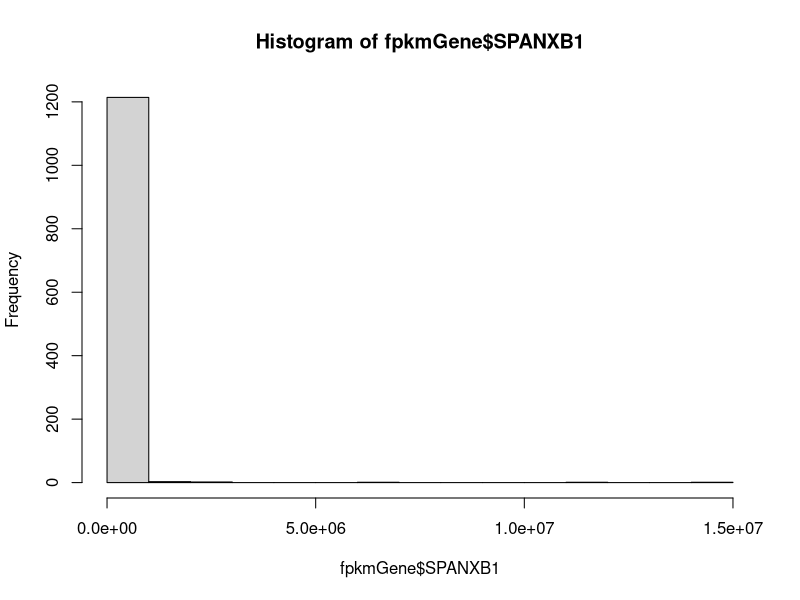
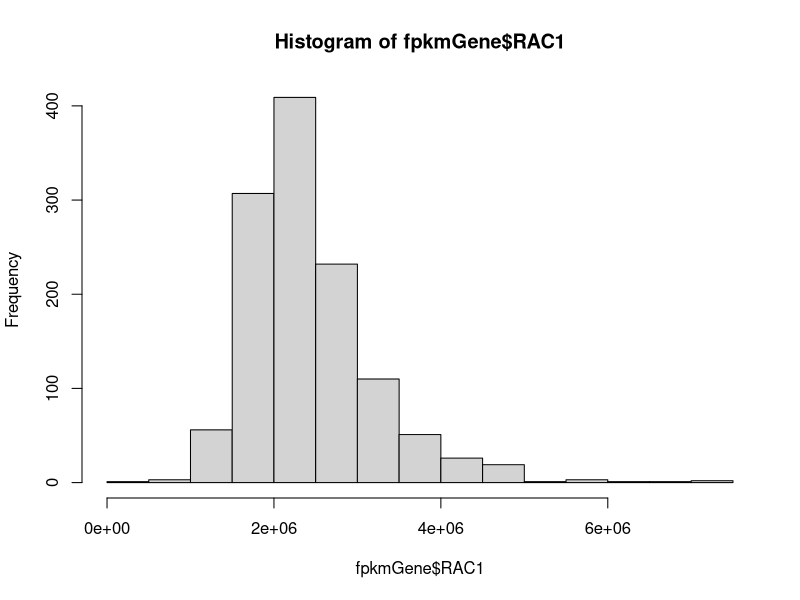
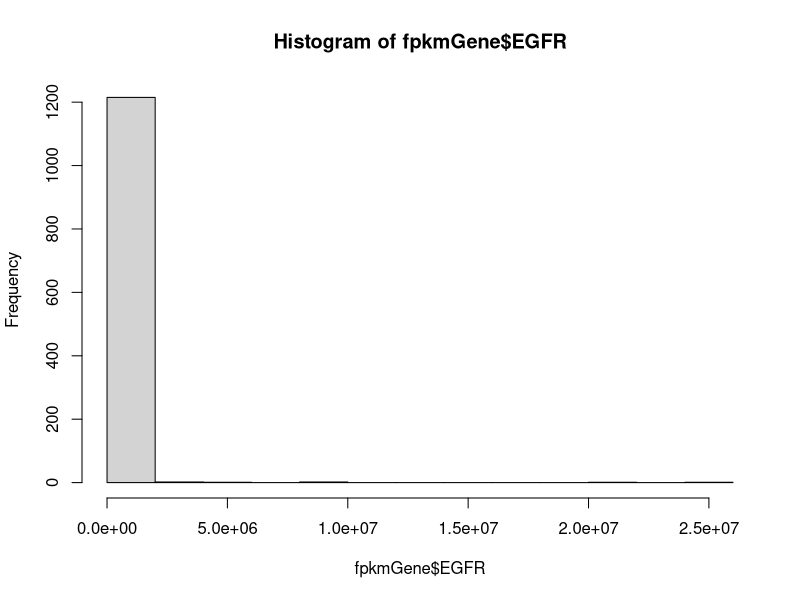
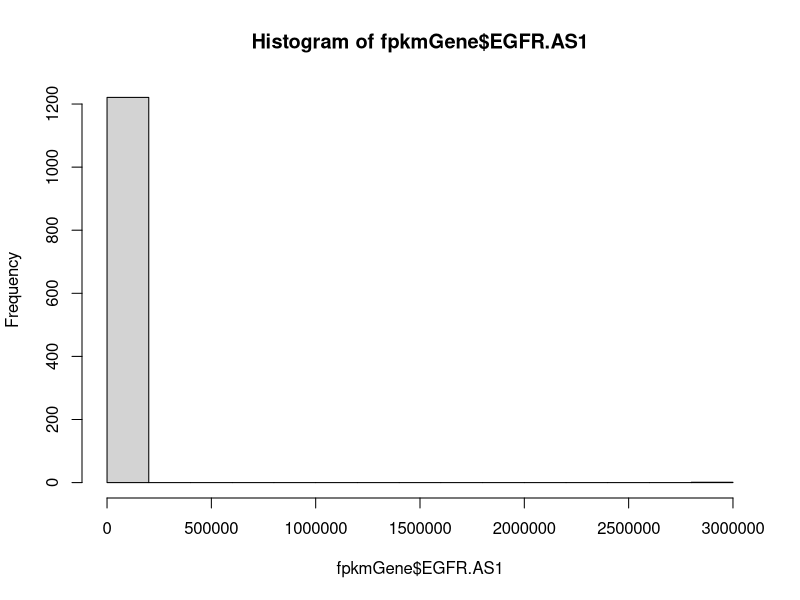

Write the R code that produced these figures, in order. (Note: this script raises an error after producing the figures.)
#### analyzing expression data from TCGA ####

# load packages
library(dplyr)
library(ggplot2)

# define exclusion subsetting
`%ni%` <- Negate(`%in%`) 

# read in saved data
fpkmGene <- read.table("targetGeneBca.csv")
# see all metadata
colnames(fpkmGene)
# view untransformed distribution
hist(fpkmGene$SPANXB1) # very left skewed
hist(fpkmGene$RAC1) # slightly left skewed
hist(fpkmGene$EGFR) # very left skewed
hist(fpkmGene$EGFR.AS1) # very left skewed
hist(fpkmGene$SH3GL2) # very left skewed
# save untransformed data
fpkmGeneNolog <- fpkmGene

# log transform gene expression data
fpkmGene[1:10] <- fpkmGene[1:10] + 1 # add one pseudo count to all counts to remove zeros
fpkmGene[1:10] <- log2(fpkmGene[1:10]) # apply log2 transformation

# add SH3GL2/SPANXB1 expression ratio
fpkmGene <- fpkmGene %>%
  mutate(SH3GL2_SPANXB1_ratio = SH3GL2 / SPANXB1)

## visualizing data distribution for variables of interest
# not variable or not reported: classification_of_tumor, last_known_disease_status, tumor_grade, progression_or_recurrence, disease_type
hist(fpkmGene$SPANXB1) # left skewed (many zeros)
hist(fpkmGene$RAC1) # fairly normal, slightly left skewed
hist(fpkmGene$EGFR) # normal
hist(fpkmGene$EGFR.AS1) # left skewed (many zeros)
hist(fpkmGene$SH3GL2) # left skewed (many zeros)
plot(fpkmGene$shortLetterCode) # same (abbreviations): plot(fpkmGene$definition)
table(fpkmGene$shortLetterCode) 
# 113 NT= normal tissue, 1102 TP= primary tumor, 7 TM= metastatic 
table(fpkmGene$tumor_stage) # same: table(fpkmGene$subtype_Converted.Stage)
table(fpkmGene$subtype_AJCC.Stage)
table(fpkmGene$vital_status) #table(fpkmGene$subtype_Vital.Status) has missing data
table(fpkmGene$morphology)
table(fpkmGene$subtype_Metastasis) # same: table(fpkmGene$subtype_Metastasis.Coded)

# triple negative indicators
table(fpkmGene$subtype_ER.Status)
table(fpkmGene$subtype_PR.Status)
table(fpkmGene$subtype_HER2.Final.Status)

## initial data subsets
# assess number of samples with SPANXB1 expression
SB1 <- fpkmGene %>%
  filter(SPANXB1 > 0) # 544 samples with SPANXB1 expression
meta <- fpkmGene %>%
  filter(shortLetterCode == "TM")
norm <- fpkmGene %>%
  filter(shortLetterCode == "NT")
tum <- fpkmGene %>%
  filter(shortLetterCode == "TP")

#### Q1 Compare spanxb1 expression between normal and BC patients ####
# all "normal" samples are paired with a Bca sample
normVcancer <- rbind(norm, tum)
# unpaired, all data
t.test(SPANXB1 ~ shortLetterCode, data = normVcancer) # p=2.2e-16
table(normVcancer$shortLetterCode) # 113 normal, 1102 tumor
ggplot(normVcancer, aes(shortLetterCode, SPANXB1)) + 
  geom_boxplot() +
  ylab("log2 SPANXB1 expression") +
  xlab("tissue type (unpaired)") +
  scale_x_discrete(labels=c("NT" = "normal", "TP" = "tumor")) +
  geom_boxplot() +
  theme_bw() + 
  theme(axis.text=element_text(size=16), axis.title = element_text(size=16))
#ggsave("figures/SPANXB1unpaired.jpg")
# paired
# create paired sample dataset
normVcancerPaired <- normVcancer %>%
  filter(bcr_patient_barcode %in%
           norm$bcr_patient_barcode)
# find patients with more than 1 tumor sample to pair
normVcancerPaired %>% 
  group_by(patient) %>%
  tally() %>%
  filter(n > 2)
# find patients with only 1 normal sample
normVcancerPaired %>%
  group_by(patient) %>%
  tally() %>%
  filter(n == 1)
# only one sample: TCGA-BH-A0BS 
filter(normVcancerPaired, patient == "TCGA-BH-A0BS")
grep("TCGA-BH-A0BS", normVcancerPaired$patient) # remove 67 (no tumor to pair) 
# three or four samples: TCGA-A7-A0DB, TCGA-A7-A0DC, TCGA-A7-A13E
filter(normVcancerPaired, patient == "TCGA-A7-A0DB")
grep("TCGA-A7-A0DB", normVcancerPaired$patient) # remove 182 and 216 (extra tumor)
filter(normVcancerPaired, patient == "TCGA-A7-A0DC")
grep("TCGA-A7-A0DC", normVcancerPaired$patient) # remove 145 (tumor missing metadata)
filter(normVcancerPaired, patient == "TCGA-A7-A13E")
grep("TCGA-A7-A13E", normVcancerPaired$patient) # remove 221 and 226 (extra tumor)
# remove extra samples
normVcancerPaired <- normVcancerPaired[-c(67, 182, 216, 145, 221, 226),]
# sort by barcode
normVcancerPaired <- normVcancerPaired[order(normVcancerPaired$patient),] 
# summarize sample counts
table(normVcancerPaired$shortLetterCode) # 112 NT, 112 TP
# perform t test (paired)
t.test(SPANXB1 ~ shortLetterCode, paired=TRUE, data = normVcancerPaired) # 4.177e-09
ggplot(normVcancerPaired, aes(shortLetterCode, SPANXB1)) + 
  ylab("log2 SPANXB1 expression") +
  xlab("tissue type (paired samples)") +
  scale_x_discrete(labels=c("NT" = "normal", "TP" = "tumor")) +
  geom_boxplot() +
  theme_bw() +
  theme(axis.text=element_text(size=16), axis.title = element_text(size=16))
#ggsave("figures/SPANXB1paired.jpg")

#### Q2 Compare spanxb1 expression between metastatic vs. non metastatic BC patients ####
# combine tumor and metastasis samples
tumVmetaAll <- rbind(tum, meta)
table(tumVmetaAll$shortLetterCode) # 7 TM 1102 TP
# perform t test (unpaired data)
t.test(SPANXB1 ~ definition, data = tumVmetaAll) # 0.7794
ggplot(tumVmetaAll, aes(definition, SPANXB1)) + 
  ylab("log2 SPANXB1 expression") +
  xlab("tissue type") +
  scale_x_discrete(labels=c("TM" = "metastatic", "TP" = "primary tumor")) +
  geom_boxplot() +
  theme_bw() +
  theme(axis.text=element_text(size=12), axis.title = element_text(size=12))
#ggsave("figures/SPANXB1unpairedMetastasis.jpg")
# remove TP for metastatic patients 
TPnoMeta <- tum %>%
  filter(bcr_patient_barcode %ni%
           meta$bcr_patient_barcode)
TPnoMeta <- rbind(TPnoMeta, meta)
# summarize sample counts
table(TPnoMeta$shortLetterCode) # TM 7, TP 1095
# perform t test (unpaired data, with TP from metastasis patients removed)
t.test(SPANXB1 ~ shortLetterCode, data = TPnoMeta) # p=0.7739
ggplot(TPnoMeta, aes(definition, SPANXB1)) + 
  ylab("log2 SPANXB1 expression") +
  xlab("tissue type") +
  scale_x_discrete(labels=c("TM" = "metastatic", "TP" = "primary tumor")) +
  geom_boxplot() +
  theme_bw() +
  theme(axis.text=element_text(size=12), axis.title = element_text(size=12))
#ggsave("figures/SPANXB1unpairedMetastasisFiltered.jpg")
# paired
# create paired metastatic/nonmetastatic sample dataset
tumMet <- tum %>%
  filter(bcr_patient_barcode %in%
           meta$bcr_patient_barcode)
tumVmetPaired <- rbind(tumMet, meta)
# summarize sample counts
table(tumVmetPaired$shortLetterCode) # 7 pairs
# sort for paired samples
tumVmetPaired <- tumVmetPaired[order(tumVmetPaired$patient)]
# perform t test
t.test(SPANXB1 ~ shortLetterCode, data = tumVmetPaired) # 0.4917
ggplot(tumVmetPaired, aes(shortLetterCode, SPANXB1)) + 
  ylab("log2 SPANXB1 expression") +
  xlab("tissue type (paired samples)") +
  scale_x_discrete(labels=c("TM" = "metastatic", "TP" = "tumor")) +
  geom_boxplot() +
  theme_bw() +
  theme(axis.text=element_text(size=12), axis.title = element_text(size=12))
#ggsave("figures/SPANXB1pairedMetastasis.jpg")

#### Q3 Compare spanxb1 expression with clinical stages of BC patients ####
table(fpkmGene$subtype_AJCC.Stage) # missing data are "[Not Available]"
table(fpkmGene$tumor_stage) # missing data are "not reported"
# compare AJCC stages
AJCC <- tum %>%
  filter(subtype_AJCC.Stage != "[Not Available]") %>%
  filter(subtype_AJCC.Stage != "Stage X")
table(AJCC$subtype_AJCC.Stage)
# perform ANOVA
summary(aov(SPANXB1 ~ subtype_AJCC.Stage, data = AJCC)) # 0.907
ggplot(AJCC, aes(subtype_AJCC.Stage, SPANXB1)) + 
  ylab("log2 SPANXB1 expression") +
  xlab(" AJCC stage") +
  scale_x_discrete(labels=c("Stage I" = "I", "Stage IA" = "IA", "Stage IB" = "IB", "Stage II" = "II", "Stage IIA" = "IIA", "Stage IIB" = "IIB", "Stage III" = "III", "Stage IIIA" = "IIIA", "Stage IIIB" = "IIIB", "Stage IIIC" = "IIIC", "Stage IV" = "IV")) +
  geom_boxplot() +
  theme_bw() 
#ggsave("figures/SPANXB1.AJCC.jpg")
# AJCC stages with zeros removed
AJCC_filt <- AJCC %>%
  filter(SPANXB1 > 0)
table(AJCC_filt$subtype_AJCC.Stage)
summary(aov(SPANXB1 ~ subtype_AJCC.Stage, data = AJCC_filt)) # 0.0346
ggplot(AJCC_filt, aes(subtype_AJCC.Stage, SPANXB1)) + 
  ylab("log2 SPANXB1 expression") +
  xlab("AJCC stage") +
  scale_x_discrete(labels=c("Stage I" = "I", "Stage IA" = "IA", "Stage IB" = "IB", "Stage II" = "II", "Stage IIA" = "IIA", "Stage IIB" = "IIB", "Stage III" = "III", "Stage IIIA" = "IIIA", "Stage IIIB" = "IIIB", "Stage IIIC" = "IIIC", "Stage IV" = "IV")) +
  geom_boxplot() +
  theme_bw() 
#ggsave("figures/SPANXB1.AJCC_filt.jpg")
# compare tumor stages
stage <- tum %>%
  filter(tumor_stage != "not reported") %>%
  filter(tumor_stage != "stage x")
table(stage$tumor_stage)
# perform ANOVA
summary(aov(SPANXB1 ~ tumor_stage, data = stage)) #p=0.514
ggplot(stage, aes(tumor_stage, SPANXB1)) + 
  ylab("log2 SPANXB1 expression") +
  xlab("tumor stage") +
  scale_x_discrete(labels=c("stage i" = "I", "stage ia" = "IA", "stage ib" = "IB", "stage ii" = "II", "stage iia" = "IIA", "stage iib" = "IIB", "stage iii" = "III", "stage iiia" = "IIIA", "stage iiib" = "IIIB", "stage iiic" = "IIIC", "stage iv" = "IV")) +
  geom_boxplot() +
  theme_bw() 
#ggsave("figures/SPANXB1.stage.jpg")

#### Q4 Compare spanxb1 expression between normal and ER/PR/HER2 negative (a.k.a.TNBC) patients ####
# extract triple negative from tumor samples
TNBCneg <- tum %>% 
  filter(subtype_ER.Status == "Negative" & subtype_PR.Status == "Negative" & subtype_HER2.Final.Status == "Negative") %>%
  mutate(triple = "TNBC")
# convert norm to include TNBC status
normT <- norm %>%
  mutate(triple = "normal")
# combine triple negative and normal
normTNBC <- rbind(normT, TNBCneg) # 118 TNBC, 113 normal
# perform t test 
t.test(SPANXB1 ~ triple, data=normTNBC) # 4.395e-07
ggplot(normTNBC, aes(triple, SPANXB1)) + 
  ylab("log2 SPANXB1 expression") +
  xlab("tissue type (unpaired)") +
  geom_boxplot() +
  theme_bw() +
  theme(axis.text=element_text(size=16), axis.title = element_text(size=16))
#ggsave("figures/SPANXB1TNBCnormal.jpg")

#### Q4.5 Compare spanxb1 expression between ER/PR/HER2 positive vs. ER/PR/HER2 negative (a.k.a.TNBC) patients ####
# extract triple negative from tumor samples
TNBCneg <- tum %>% 
  filter(subtype_ER.Status == "Negative" & subtype_PR.Status == "Negative" & subtype_HER2.Final.Status == "Negative") %>%
  mutate(triple = "negative")
# extract triple positive from tumor samples
TNBCpos <- tum %>% 
  filter(subtype_ER.Status == "Positive" & subtype_PR.Status == "Positive" & subtype_HER2.Final.Status == "Positive") %>%
  mutate(triple = "positive")
# combine triple negative and all positive
TNBCboth <- rbind(TNBCneg, TNBCpos) # 118 TNBC, 59 all positive
# perform t test 
t.test(SPANXB1 ~ triple, data=TNBCboth) # 0.06836
ggplot(TNBCboth, aes(triple, SPANXB1)) + 
  ylab("log2 SPANXB1 expression") +
  xlab("ER/PR/HER2 status") +
  geom_boxplot() +
  theme_bw() +
  theme(axis.text=element_text(size=12), axis.title = element_text(size=12))
#ggsave("figures/SPANXB1TNBC.jpg")

#### Q5 Compare spanxb1 expression between metastatic vs. non metastatic TNBC patients ####
table(TNBCneg$shortLetterCode) #no TNBC neg or pos are metastatic

#### Compare spanxb1 expression with survival outcome ####
tumVital <- tum %>%
  filter(vital_status != "NA")
table(tumVital$vital_status) # 100 alive, 18 dead 
# SPANXB1 and vital status
t.test(SPANXB1 ~ vital_status, data=tumVital) # 0.5902
ggplot(tumVital, aes(vital_status, SPANXB1)) + 
  ylab("log2 SPANXB1 expression") +
  xlab("vital status") +
  geom_boxplot() +
  theme_bw() +
  theme(axis.text=element_text(size=12), axis.title = element_text(size=12))
#ggsave("figures/SPANXB1.vital.jpg")

# read in curated survival data
surv_dat <- read.csv("brca_survival.csv")
# compare samples in each set
length(tum$patient) #1102
length(unique(tum$patient)) #1091
length(surv_dat$bcr_patient_barcode) #1097
length(unique(surv_dat$bcr_patient_barcode)) #1097
# filter out patients in tum that aren't in survival data
surv <- merge(tum, surv_dat, by.x="patient", by.y="bcr_patient_barcode") %>%
  filter(DFI.time.cr != "NA")
range(surv$DFI.time.cr)

# plot all SPANXB1 and DFI
ggplot(surv, aes(SPANXB1, DFI.time.cr)) +
  geom_point() +
  ylab("disease free interval (days)") +
  xlab("log2 SPANXB1 expression") +
  theme_bw() +
  theme(legend.position="none") + 
  geom_smooth(method = "lm", se = FALSE)
#ggsave("figures/SPANXB1.survival.jpg")
# model with DFI
surv.mod.D <- lm(SPANXB1 ~ DFI.time.cr, data=surv_ex)
summary(surv.mod.D) # p=0.1759, R2=0.003988, no relationship

# plot DFI by SPANXB1 only in expressed
surv_ex <- filter(surv, SPANXB1 > 0)
ggplot(surv_ex, aes(SPANXB1, DFI.time.cr)) +
  geom_point() +
  ylab("disease free interval (days)") +
  xlab("log2 SPANXB1 expression") +
  theme_bw() +
  theme(legend.position="none") + 
  geom_smooth(method = "lm", se = FALSE)
#ggsave("figures/SPANXB1.ex.survival.jpg")
# model with DFI
surv.mod.D.ex <- lm(SPANXB1 ~ DFI.time.cr, data=surv_ex)
summary(surv.mod.D.ex) # p=0.1759, R2=0.003988, no relationship

#### Q6 Compare spanxb1 expression with survival outcome of TNBC patients ####
table(TNBCneg$vital_status) # 100 alive, 18 dead 
# SPANXB1 and vital status
t.test(SPANXB1 ~ vital_status, data=TNBCneg) # 0.1257
ggplot(TNBCneg, aes(vital_status, SPANXB1)) + 
  ylab("log2 SPANXB1 expression") +
  xlab("vital status") +
  geom_boxplot() +
  theme_bw() +
  theme(axis.text=element_text(size=12), axis.title = element_text(size=12))
#ggsave("figures/SPANXB1.TNBCneg.vital.jpg")
# TNBC and survival data
TNBCneg_stage <- stage %>% 
  filter(shortLetterCode == "TP" & subtype_ER.Status == "Negative" & subtype_PR.Status == "Negative" & subtype_HER2.Final.Status == "Negative")
table(TNBCneg_stage$tumor_stage)
summary(aov(SPANXB1 ~ tumor_stage, data = TNBCneg_stage)) #p=0.0205
ggplot(TNBCneg_stage, aes(tumor_stage, SPANXB1)) + 
  ylab("log2 SPANXB1 expression") +
  xlab("tumor stage") +
  scale_x_discrete(labels=c("stage i" = "I", "stage ia" = "IA", "stage ib" = "IB", "stage ii" = "II", "stage iia" = "IIA", "stage iib" = "IIB", "stage iii" = "III", "stage iiia" = "IIIA", "stage iiib" = "IIIB", "stage iiic" = "IIIC", "stage iv" = "IV")) +
  geom_boxplot() +
  theme_bw() 
#ggsave("figures/SPANXB1.TNBC.stage.jpg")
# grouping stage into two categories, stage I-II and III-IV
two_stage <- select(TNBCneg_stage, SPANXB1, tumor_stage)
levels(two_stage$tumor_stage)
# stage I-II: 2, 3, 4, 5, 6, 7
levels(two_stage$tumor_stage)[2:7] <- "stage I-II"
levels(two_stage$tumor_stage)
# stage III-IV: 3:7
levels(two_stage$tumor_stage)[3:7] <- "stage III-IV"
table(two_stage$tumor_stage) # 98 stage I-II, 22 stage III-IV
# test for difference between stage categories
t.test(SPANXB1 ~ tumor_stage, data=two_stage) # 0.04379

#### Q7 Compare spanxb1 expression with survival outcome of ER/PR/HER2 positive patients alone and in combination (e.g., co-expression of genes) ####
table(TNBCpos$vital_status) # 52 alive, 7 dead 
# SPANXB1 and vital status of triple positive patients
t.test(SPANXB1 ~ vital_status, data=TNBCpos) # 0.9511
ggplot(TNBCpos, aes(vital_status, SPANXB1)) + 
  ylab("log2 SPANXB1 expression") +
  xlab("vital status") +
  geom_boxplot() +
  theme_bw() +
  theme(axis.text=element_text(size=12), axis.title = element_text(size=12))
#ggsave("figures/SPANXB1.TNBCpos.vital.jpg")
# SPANXB1, ER+ (subtype_ER.Status) and vital status
table(fpkmGene$subtype_ER.Status) # 175 Negative, 591 Positive, Indeterminate, Not Performed, Performed but Not Available
SP.ER <- fpkmGene %>% 
  filter(subtype_ER.Status == "Positive" | subtype_ER.Status == "Negative")
t.test(SPANXB1 ~ subtype_ER.Status, data=SP.ER) # 0.004189
ggplot(SP.ER, aes(subtype_ER.Status, SPANXB1)) + 
  ylab("log2 SPANXB1 expression") +
  xlab("ER status") +
  geom_boxplot() +
  theme_bw() +
  theme(axis.text=element_text(size=12), axis.title = element_text(size=12))
#ggsave("figures/SPANXB1.ERstatus.jpg")
# logistic regression # 766 individuals
SP.ER.mod <- glm(vital_status ~ SPANXB1 + subtype_ER.Status, data = SP.ER, family = "binomial")
summary(SP.ER.mod) # nope
# odds ratio and 95% CI
exp(cbind(OR = coef(SP.ER.mod), confint(SP.ER.mod)))
# SPANXB1, PR+ (subtype_PR.Status) and vital status
table(fpkmGene$subtype_PR.Status) # 247 Negative, 516 Positive
SP.PR <- fpkmGene %>% 
  filter(subtype_PR.Status == "Positive" | subtype_PR.Status == "Negative")
t.test(SPANXB1 ~ subtype_PR.Status, data=SP.PR) # 0.2112
ggplot(SP.PR, aes(subtype_PR.Status, SPANXB1)) + 
  ylab("log2 SPANXB1 expression") +
  xlab("PR status") +
  geom_boxplot() +
  theme_bw() +
  theme(axis.text=element_text(size=12), axis.title = element_text(size=12))
#ggsave("figures/SPANXB1.PRstatus.jpg")
# logistic regression # 763 individuals
SP.PR.mod <- glm(vital_status ~ SPANXB1 + subtype_PR.Status, data = SP.PR, family = "binomial")
summary(SP.PR.mod) # nope
# odds ratio and 95% CI
exp(cbind(OR = coef(SP.PR.mod), confint(SP.PR.mod)))
# SPANXB1, HER2+ (subtype_HER2.Final.Status) and vital status
table(fpkmGene$subtype_HER2.Final.Status) # 642 Negative, 111 Positive
SP.HER <- fpkmGene %>% 
  filter(subtype_HER2.Final.Status == "Positive" | subtype_HER2.Final.Status == "Negative")
t.test(SPANXB1 ~ subtype_HER2.Final.Status, data=SP.HER) # 0.3968
ggplot(SP.HER, aes(subtype_HER2.Final.Status, SPANXB1)) + 
  ylab("log2 SPANXB1 expression") +
  xlab("HER2 status") +
  geom_boxplot() +
  theme_bw() +
  theme(axis.text=element_text(size=12), axis.title = element_text(size=12))
#ggsave("figures/SPANXB1.HERstatus.jpg")
# logistic regression # 753 individuals
SP.HER.mod <- glm(vital_status ~ SPANXB1 + subtype_HER2.Final.Status, data = SP.HER, family = "binomial")
summary(SP.HER.mod) # nope
# odds ratio and 95% CI
exp(cbind(OR = coef(SP.HER.mod), confint(SP.HER.mod)))
# SPANXB1 and ER/PR/HER2+ # 715 individuals
SP.PR.ER.HER <- fpkmGene %>% 
  filter(subtype_PR.Status == "Positive" | subtype_PR.Status == "Negative") %>%
  filter(subtype_ER.Status == "Positive" | subtype_ER.Status == "Negative") %>%
  filter(subtype_HER2.Final.Status == "Positive" | subtype_HER2.Final.Status == "Negative")
# logistic regression
SP.PR.ER.HER.mod <- glm(vital_status ~ SPANXB1 + subtype_PR.Status + subtype_ER.Status + subtype_HER2.Final.Status, data = SP.PR.ER.HER, family = "binomial")
summary(SP.PR.ER.HER.mod) # nope
# odds ratio and 95% CI
exp(cbind(OR = coef(SP.HER.mod), confint(SP.HER.mod)))

#### Q8 Compare RAC1/SPANXB1 expression together in normal vs. TNBC ####
# aggregate data from norm and TNBC
normTNBC <- rbind(norm, TNBCneg[,-95]) # removes column triple
table(normTNBC$shortLetterCode) # 113 normal, 118 TNBC (unpaired)
# linear regression (only normal)
norm.mod <- lm(SPANXB1 ~ RAC1, data=norm)
summary(norm.mod) # p=0.697, R2=0.001371
# linear regression (only TNBC)
TNBCmod <- lm(SPANXB1 ~ RAC1, data=TNBCneg)
summary(TNBCmod) # p=0.1707, R2=0.01612
# plot both together
ggplot(normTNBC, aes(SPANXB1, RAC1, col=shortLetterCode)) +
  geom_point() +
  ylab("log2 RAC1 expression") +
  xlab("log2 SPANXB1 expression") +
  theme_bw() +
  theme(legend.position="none") + # blue=TNBC, red=normal
  geom_smooth(data=subset(normTNBC, shortLetterCode == "TP"), method = "lm", se = FALSE) +
  geom_smooth(data=subset(normTNBC, shortLetterCode == "NT"), method = "lm", se = FALSE)
#ggsave("figures/SPANXB1.RAC1.TNBC.jpg")
# linear regression (only normal)
normExp <- norm %>%
  filter(SPANXB1 > 0.000000) %>%
  filter(RAC1 > 0.000000)
normExp.mod <- lm(SPANXB1 ~ RAC1, data=normExp)
summary(normExp.mod) # p=0.7759, R2=0.005982
# linear regression (only TNBC)
TNBCexp <- TNBCneg %>%
  filter(SPANXB1 > 0.000000) %>%
  filter(RAC1 > 0.000000)
TNBCexp.mod <- lm(SPANXB1 ~ RAC1, data=TNBCexp)
summary(TNBCexp.mod) # p=0.07648, R2=0.06265
# filter for only expression > 0 for both
bothExp <- normTNBC %>%
  filter(SPANXB1 > 0.000000) %>%
  filter(RAC1 > 0.000000)
# plot both together
ggplot(bothExp, aes(SPANXB1, RAC1, col=shortLetterCode)) +
  geom_point() +
  ylab("log2 RAC1 expression") +
  xlab("log2 SPANXB1 expression") +
  theme_bw() +
  theme(legend.position="none") + # blue=TNBC, red=normal
  geom_smooth(data=subset(bothExp, shortLetterCode == "TP"), method = "lm", se = FALSE) +
  geom_smooth(data=subset(bothExp, shortLetterCode == "NT"), method = "lm", se = FALSE)
#ggsave("figures/SPANXB1.RAC1.TNBC.filtered.jpg")

#### Q9 Compare RAC1/SPANXB1 expression in metastatic vs. not met TNBC ####
table(TNBCneg$shortLetterCode) #no TNBC neg are metastatic

#### Q10 Compare RAC1/SPANXB1 expression with survival of TNBC ####
table(TNBCneg$vital_status) # 100 alive, 18 dead
# linear regression (only live)
TNBClive <- TNBCneg %>%
  filter(vital_status == "alive")
TNBClive.mod <- lm(SPANXB1 ~ RAC1, data=TNBClive)
summary(TNBClive.mod) # p=0.2782, R2=0.01199
# linear regression (only dead)
TNBCdead <- TNBCneg %>%
  filter(vital_status == "dead")
TNBCdead.mod <- lm(SPANXB1 ~ RAC1, data=TNBCdead)
summary(TNBCdead.mod) # p=0.4423, R2=0.03735
# plot both together
ggplot(TNBCneg, aes(SPANXB1, RAC1, col=vital_status)) +
  geom_point() +
  ylab("log2 RAC1 expression") +
  xlab("log2 SPANXB1 expression") +
  theme_bw() +
  theme(legend.position="none") + # blue=dead, red=alive
  geom_smooth(data=subset(bothExp, vital_status == "dead"), method = "lm", se = FALSE) +
  geom_smooth(data=subset(bothExp, vital_status == "alive"), method = "lm", se = FALSE)
#ggsave("figures/SPANXB1.RAC1.vital.jpg")
# logistic regression 
SP.RAC.mod <- glm(vital_status ~ SPANXB1 + RAC1, data = TNBCneg, family = "binomial")
summary(SP.RAC.mod) # nope
# odds ratio and 95% CI
exp(cbind(OR = coef(SP.RAC.mod), confint(SP.RAC.mod)))

#### Q11 Compare EGFR/SPANXB1 expression together in normal vs. TNBC ####
table(normTNBC$shortLetterCode) # 113 normal, 118 TNBC (unpaired)
# linear regression (only normal)
norm.mod <- lm(SPANXB1 ~ EGFR, data=norm)
summary(norm.mod) # p=0.7676, R2=0.0007897
# linear regression (only TNBC)
TNBCmod <- lm(SPANXB1 ~ EGFR, data=TNBCneg)
summary(TNBCmod) # p=0.528, R2=0.003441
# plot both together
ggplot(normTNBC, aes(SPANXB1, EGFR, col=shortLetterCode)) +
  geom_point() +
  ylab("log2 EGFR expression") +
  xlab("log2 SPANXB1 expression") +
  theme_bw() +
  theme(legend.position="none") + # blue=TNBC, red=normal
  geom_smooth(data=subset(normTNBC, shortLetterCode == "TP"), method = "lm", se = FALSE) +
  geom_smooth(data=subset(normTNBC, shortLetterCode == "NT"), method = "lm", se = FALSE)
#ggsave("figures/SPANXB1.EGFR.jpg")

#### Q12 Compare EGFR/SPANXB1 expression with survival of TNBC ####
# logistic regression 
SP.EG.mod <- glm(vital_status ~ SPANXB1 + EGFR, data = TNBCneg, family = "binomial")
summary(SP.EG.mod) # nope
# odds ratio and 95% CI
exp(cbind(OR = coef(SP.EG.mod), confint(SP.EG.mod)))

#### Compare SH3GL2/SPANXB1 expression together in normal vs. TNBC ####
hist(norm$SPANXB1)
hist(norm$SH3GL2)
# coexpression in normal (113 samples)
norm.mod <- lm(SPANXB1 ~ SH3GL2, data=norm)
summary(norm.mod) # p=0.5118, R2=0.003887, not coexpressed in normal
# coexpression in tumor (1102 samples)
tum.mod <- lm(SPANXB1 ~ SH3GL2, data=tum)
summary(tum.mod) # p=0.005938, R2=0.00686, coexpressed in tumor
# coexpression in TNBC (118 samples)
TNBC.mod <- lm(SPANXB1 ~ SH3GL2, data=TNBCneg)
summary(TNBC.mod) # p=0.004334, R2=0.06803, coexpressed in TNBC
# plot coexpression in normal vs tumor
ggplot(normVcancer, aes(SPANXB1, SH3GL2, col=shortLetterCode)) +
  geom_point() +
  ylab("log2 SH3GL2 expression") +
  xlab("log2 SPANXB1 expression") +
  theme_bw() +
  theme(legend.position="none") + # blue=tumor, red=normal
  geom_smooth(data=subset(normTNBC, shortLetterCode == "TP"), method = "lm", se = FALSE) +
  geom_smooth(data=subset(normTNBC, shortLetterCode == "NT"), method = "lm", se = FALSE)
#ggsave("figures/SPANXB1.SH3GL2.tumor.jpg")
# plot coexpression in normal vs TNBC
ggplot(normTNBC, aes(SPANXB1, SH3GL2, col=triple)) +
  geom_point() +
  ylab("log2 SH3GL2 expression") +
  xlab("log2 SPANXB1 expression") +
  theme_bw() +
  theme(legend.position="none") + # blue=TNBC, red=normal
  geom_smooth(data=subset(normTNBC, triple == "TNBC"), method = "lm", se = FALSE) +
  geom_smooth(data=subset(normTNBC, triple == "normal"), method = "lm", se = FALSE)
#ggsave("figures/SPANXB1.SH3GL2.TNBC.jpg")
# plot coexpression in tumor only
tum_above <- tum %>%
  filter(SH3GL2 > 0 & SPANXB1 > 0)
ggplot(tum_above, aes(SPANXB1, SH3GL2)) +
  geom_point() +
  ylab("log2 SH3GL2 expression") +
  xlab("log2 SPANXB1 expression") +
  theme_bw() +
  geom_smooth(method = "lm", se = FALSE)
# plot coexpression in TNBC only 
ggplot(TNBCneg, aes(SPANXB1, SH3GL2)) +
  geom_jitter(width = 0.1, height = 0.1) +
  ylab("log2 SH3GL2 expression") +
  xlab("log2 SPANXB1 expression") +
  theme_bw() +
  geom_smooth(method = "lm")
#ggsave("figures/SPANXB1.SH3GL2.TNBCneg.jpg") #IN MANUSCRIPT
# testing coexpression of SH3GL2=0 with SPANXB1 expressed

# expression ratios: TNBC vs pos
ggplot(TNBCboth, aes(SH3GL2_SPANXB1_ratio, fill = triple)) +
  geom_density(alpha = 0.5) +
  xlab("SH3GL2:SPANXB1 expression ratio") + # red = TNBC, blue = all positive
  scale_fill_discrete(guide=FALSE) +
  theme_bw()
#ggsave("figures/expressionRatioTNBC.jpg")

#### Compare SH3GL2/SPANXB1 expression together in primary tumor vs. metastatic ####
# coexpression in metastatic (7 samples)
meta.mod <- lm(SPANXB1 ~ SH3GL2, data=meta)
summary(meta.mod) # p=0.2932, R2=0.2162, not coexpressed in metastatic
ggplot(tumVmetaAll, aes(SPANXB1, SH3GL2, col=shortLetterCode)) + 
  geom_point() +
  ylab("log2 SH3GL2 expression") +
  xlab("log2 SPANXB1 expression") +
  theme_bw() +
  theme(legend.position="none") + # blue=primary tumor, red=metastatic
  geom_smooth(data=subset(normTNBC, shortLetterCode == "TP"), method = "lm", se = FALSE) +
  geom_smooth(data=subset(normTNBC, shortLetterCode == "TM"), method = "lm", se = FALSE)
#ggsave("figures/SPANXB1unpairedMetastasis.jpg")

#### Compare SH3GL2/SPANXB1 expression with survival ####
TNBCboth$triple <- as.factor(TNBCboth$triple)
# triple status given SPANXB1 and SH3GL2
SP.SH.TNBC.mod <- glm(triple ~ SPANXB1 + SH3GL2, data=TNBCboth, family="binomial")
summary(SP.SH.TNBC.mod) # nope
# vital status given SPANXB1 and SH3GL2
SP.SH.vital.mod <- glm(vital_status ~ SPANXB1 + SH3GL2, data = normTNBC, family = "binomial")
summary(SP.SH.vital.mod) # nope
# plot both genes, color by survival
ggplot(normTNBC, aes(SPANXB1, SH3GL2, col=shortLetterCode)) +
  geom_point() +
  ylab("log2 SH3GL2 expression") +
  xlab("log2 SPANXB1 expression") +
  theme_bw() +
  theme(legend.position="none") + # blue=TNBC, red=normal
  geom_smooth(data=subset(normTNBC, shortLetterCode == "TP"), method = "lm", se = FALSE) +
  geom_smooth(data=subset(normTNBC, shortLetterCode == "NT"), method = "lm", se = FALSE)
#ggsave("figures/SPANXB1.SH3GL2.jpg")
# plot both genes together if overexpressed
SP.SH.pos <- rbind(norm, tum) %>%
  filter(SPANXB1 > 1 & SH3GL2 > 1) #488 samples
table(SP.SH.pos$shortLetterCode) # 16 normal, 472 tumor
ggplot(SP.SH.pos, aes(SPANXB1, SH3GL2, col=shortLetterCode)) +
  geom_point() +
  ylab("log2 SH3GL2 expression") +
  xlab("log2 SPANXB1 expression") +
  theme_bw() +
  theme(legend.position="none") + # blue=TNBC, red=normal
  geom_smooth(data=subset(SP.SH.pos, shortLetterCode == "TP"), method = "lm", se = FALSE) +
  geom_smooth(data=subset(SP.SH.pos, shortLetterCode == "NT"), method = "lm", se = FALSE)
#ggsave("figures/SPANXB1.SH3GL2.positive.jpg")
# vital status given SPANXB1 in all TNBC
t.test(SPANXB1 ~ vital_status, data = TNBCneg) # p=0.1257
wilcox.test(SPANXB1 ~ vital_status, data = TNBCneg) # p=0.1225
# vital status given SPANXB1 in only SPANXB1+ tumors
SP.TNBC <- TNBCneg %>%
  filter(SPANXB1 > 1)
t.test(SPANXB1 ~ vital_status, data = SP.TNBC) # p=0.9059
wilcox.test(SPANXB1 ~ vital_status, data = SP.TNBC) # p=0.955
# vital status given SPANXB1 and SH3GL2 in all TNBC
SP.SH.mod <- glm(vital_status ~ SPANXB1 + SH3GL2, data = TNBCneg, family = "binomial")
summary(SP.SH.mod) # nope
# odds ratio and 95% CI
exp(cbind(OR = coef(SP.SH.mod), confint(SP.SH.mod)))
# vital status given SPANXB1 and SH3GL2 in only SPANXB1+ TNBC tumors
SP.SH.TNBC.mod <- glm(vital_status ~ SPANXB1 + SH3GL2, data = SP.TNBC, family = "binomial")
summary(SP.SH.TNBC.mod) # nope
# odds ratio and 95% CI
exp(cbind(OR = coef(SP.SH.mod), confint(SP.SH.mod)))
# vital status of SPANXB1+/- and SH3GL2+/- in only TNBC
SP.SH.table <- table(SP.TNBC$SH3GL2 >1, SP.TNBC$vital_status)
chisq.test(SP.SH.table, simulate.p.value = TRUE) # 0.5667
# vital status of SPANXB1+/- and SH3GL2+/- in all tumors
SP.SH.pos <- tum %>% 
  filter(SPANXB1 > 0 & SH3GL2 > 0) %>%
  mutate(SP.SH = "positive") # 472
SP.SH.neg <- tum %>% 
  filter(SPANXB1 == 0 | SH3GL2 == 0) %>%
  mutate(SP.SH = "negative")
SP.SH <- rbind(SP.SH.pos, SP.SH.neg)
SP.SH.tbl <- table(SP.SH$SP.SH, SP.SH$vital_status)
chisq.test(SP.SH.tbl, simulate.p.value = TRUE) # p=0.5467
# vital status of SPANXB1+/- and SH3GL2+/- in all tumors, strict comparison
SP.SH.part <- tum %>%
  filter(SPANXB1 ==0 & SH3GL2 ==0) %>%
  mutate(SP.SH="negative")
SP.SH2 <- rbind(SP.SH.pos, SP.SH.part)
SP.SH.tbl2 <- table(SP.SH$SP.SH, SP.SH$vital_status)
chisq.test(SP.SH.tbl2, simulate.p.value = TRUE) # p=0.5617

## use Wilcoxin signed-rank or Mann-Whitney for small sample sizes?

## web tool for Kaplan Meier plots: http://kmplot.com/analysis/index.php?p=service&cancer=breast#

## correct for multiple comparisons?

# rlog from DESeq2 as alternative transformation method

## permutation tests (requires at least two groups of six samples)
# calculate test statistic for dataset
# permute labels on samples at random 1000 times
# recalculate test statistic for each of 1000 permuted datasets
# calculate percentage of permuted test statistics exceed original

